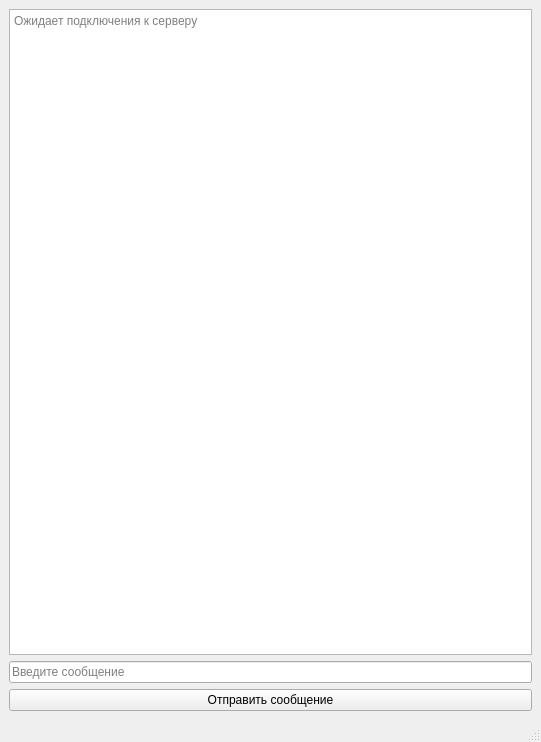
<?xml version="1.0" encoding="UTF-8"?>
<ui version="4.0">
 <class>MainWindow</class>
 <widget class="QMainWindow" name="MainWindow">
  <property name="geometry">
   <rect>
    <x>0</x>
    <y>0</y>
    <width>541</width>
    <height>742</height>
   </rect>
  </property>
  <property name="windowTitle">
   <string>MainWindow</string>
  </property>
  <widget class="QWidget" name="centralwidget">
   <layout class="QVBoxLayout" name="verticalLayout">
    <item>
     <widget class="QPlainTextEdit" name="plainTextEdit">
      <property name="readOnly">
       <bool>true</bool>
      </property>
      <property name="placeholderText">
       <string>Ожидает подключения к серверу</string>
      </property>
     </widget>
    </item>
    <item>
     <widget class="QLineEdit" name="lineEdit">
      <property name="placeholderText">
       <string>Введите сообщение</string>
      </property>
     </widget>
    </item>
    <item>
     <widget class="QPushButton" name="pushButton">
      <property name="text">
       <string>Отправить сообщение</string>
      </property>
     </widget>
    </item>
   </layout>
  </widget>
  <widget class="QStatusBar" name="statusbar"/>
 </widget>
 <resources/>
 <connections/>
</ui>
